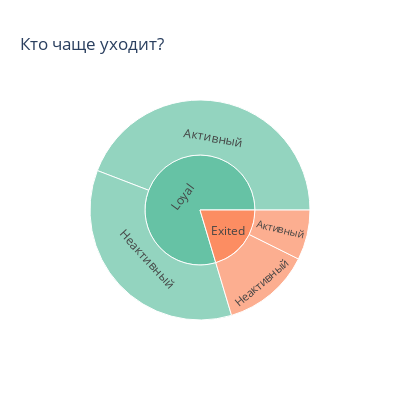

The notebook cell this image was saved under:
### Markdown cell above
### 9.8. Как влияет наличие статуса активного клиента на отток клиентов? Постройте диаграмму, иллюстрирующую это. Что бы вы предложили банку, чтобы уменьшить отток клиентов среди неактивных?

### Code cell
df = pd.DataFrame({
    'Exited': churn_data['Exited'],
    'IsActiveMember': churn_data['IsActiveMember'].map({0: 'Неактивный', 1: 'Активный'})
})

fig = px.sunburst(
    data_frame=df,
    path=['Exited', 'IsActiveMember'],
    values=[1] * len(churn_data),
    height=400,
    width=400,
    title='Кто чаще уходит?',
    color_discrete_sequence=px.colors.qualitative.Set2
)
fig.show()

### Figure 1 — Plotly figure (JSON) as saved in the notebook; plotly's stock layout.template omitted (floating-point values rounded to 4 significant figures)
{"data": [{"branchvalues": "total", "domain": {"x": [0, 1], "y": [0, 1]}, "hovertemplate": "labels=%{label}<br>value=%{value}<br>parent=%{parent}<br>id=%{id}<extra></extra>", "ids": ["Exited/Активный", "Loyal/Активный", "Exited/Неактивный", "Loyal/Неактивный", "Exited", "Loyal"], "labels": ["Активный", "Активный", "Неактивный", "Неактивный", "Exited", "Loyal"], "name": "", "parents": ["Exited", "Loyal", "Exited", "Loyal", "", ""], "type": "sunburst", "values": [735, 4416, 1302, 3547, 2037, 7963]}], "layout": {"height": 400, "legend": {"tracegroupgap": 0}, "sunburstcolorway": ["rgb(102,194,165)", "rgb(252,141,98)", "rgb(141,160,203)", "rgb(231,138,195)", "rgb(166,216,84)", "rgb(255,217,47)", "rgb(229,196,148)", "rgb(179,179,179)"], "title": {"text": "Кто чаще уходит?"}, "width": 400}}
